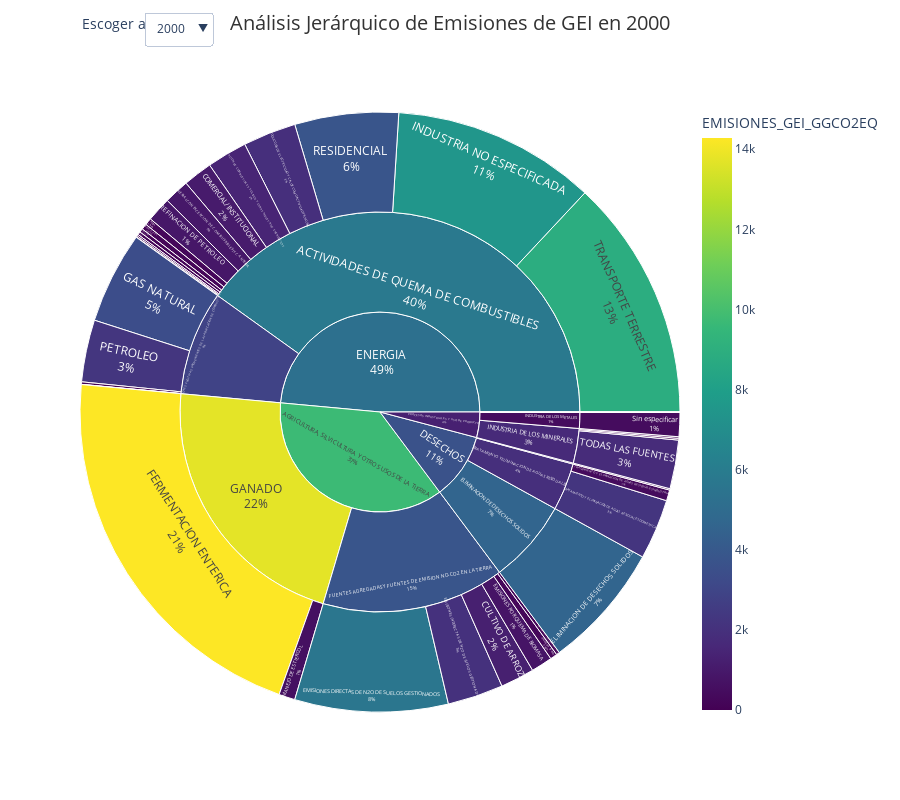

Here is the notebook cell this chart was saved with:
### Code cell
# Asegurar que la columna de valores no tenga ceros o NaN
df = df[df["EMISIONES_GEI_GGCO2EQ"] > 0]

# Obtener lista de años únicos con datos válidos
years = sorted(df["ANIO"].unique())

# Verificar que hay datos para al menos un año
if not years:
    raise ValueError("No hay datos disponibles para mostrar en el gráfico.")

# Crear el gráfico Sunburst inicial con el primer año válido
df_year = df[df["ANIO"] == years[0]]

fig_sunburst = px.sunburst(
    df_year,
    path=['SECTOR', 'CATEGORIA', 'FUENTE_DE_EMISION'],
    values='EMISIONES_GEI_GGCO2EQ',
    color='EMISIONES_GEI_GGCO2EQ',
    color_continuous_scale='Viridis',
    maxdepth=3
)

# Crear los botones del menú para cada año
botones = []
for year in years:
    df_filtered = df[df["ANIO"] == year]

    if df_filtered.empty:
        continue  # Si no hay datos para el año, lo omitimos

    # Extraer la traza del gráfico Sunburst para el año específico
    sunburst_trace = px.sunburst(
        df_filtered,
        path=['SECTOR', 'CATEGORIA', 'FUENTE_DE_EMISION'],
        values='EMISIONES_GEI_GGCO2EQ',
        color='EMISIONES_GEI_GGCO2EQ',
        color_continuous_scale='Viridis'
    ).data[0]  # Extraer la traza del gráfico

    # Agregar la opción al menú de selección de año
    botones.append(
        dict(
            label=str(year),
            method="update",
            args=[{"type": "sunburst",
                   "parents": [sunburst_trace.parents], 
                   "labels": [sunburst_trace.labels], 
                   "values": [sunburst_trace.values], 
                   "ids": [sunburst_trace.ids]},
                  {"title": f"Análisis Jerárquico de Emisiones de GEI en {year}"}]
        )
    )

# Agregar el menú desplegable con los años disponibles
fig_sunburst.update_layout(
    updatemenus=[dict(
        buttons=botones,
        direction="down",
        showactive=True,
        x=0.22,
        y=1.15
    )],annotations=[
        dict(
            text="Escoger año:",  # Texto que aparecerá junto al botón
            x=0,  # Posición horizontal
            y=1.15,  # Posición vertical (igual que el dropdown)
            xref="paper",  # Referencia relativa al gráfico
            yref="paper",
            showarrow=False,  # Sin flecha
            font=dict(size=14)  # Tamaño de la fuente
        )
    ],
    title={
        'text': f'Análisis Jerárquico de Emisiones de GEI en {years[0]}',
        'y': 0.98,
        'x': 0.5,
        'xanchor': 'center',
        'yanchor': 'top',
        'font': {'size': 20, 'color': '#333333'}
    },
    height=800
)

# Personalizar el hover
fig_sunburst.update_traces(
    hovertemplate="""
    <b>%{label}</b><br>
    Emisiones: %{value:,.2f} GgCO₂eq<br>
    Porcentaje: %{customdata[0]:.2f}%
    <extra></extra>
    """,
    textinfo='label+percent entry'
)

# Mostrar el gráfico
fig_sunburst.show()
